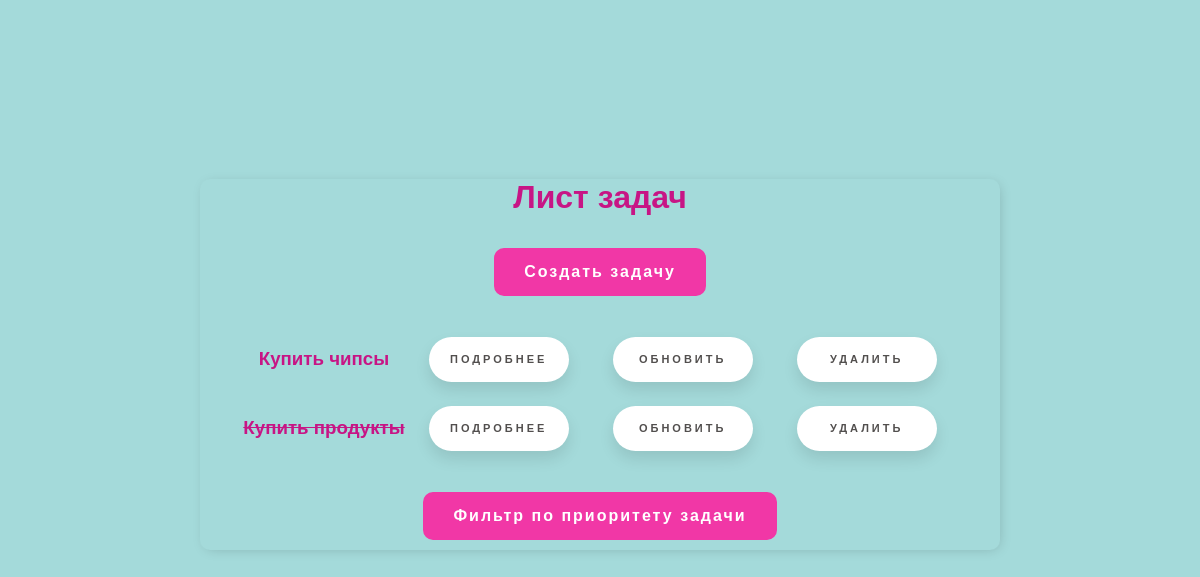
Before: / with the older database file.
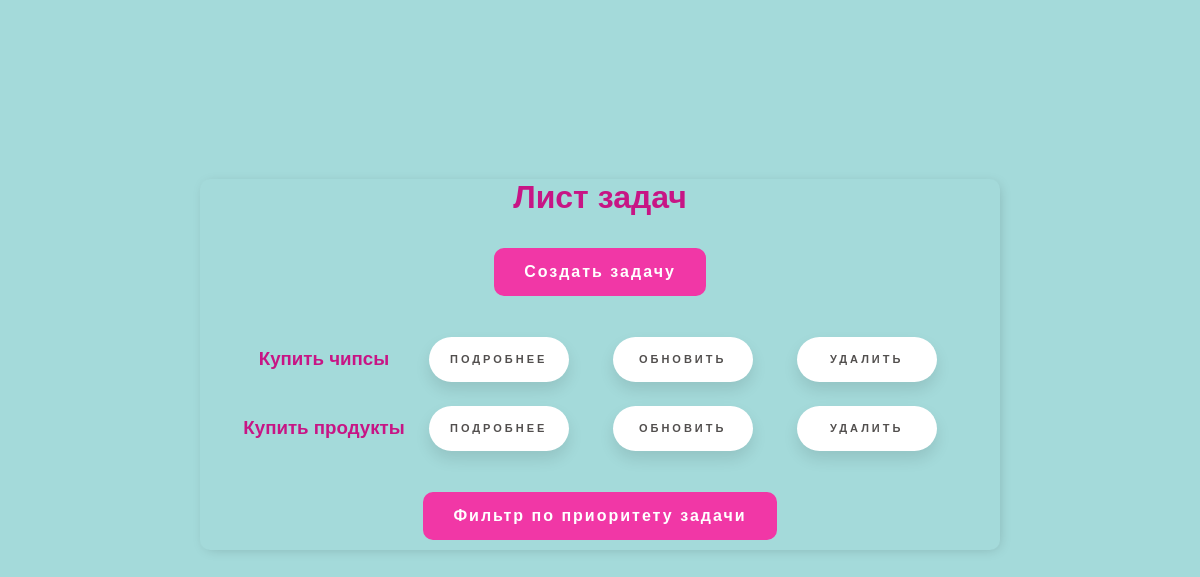
After: the same page with the newer database file.
### todoapp/models.py (models this page shows, shortened)
class Task(models.Model):
    title = models.CharField('Название', max_length=200)
    description = models.TextField('Описание', null=True, blank=True)
    complete = models.BooleanField('Выполнение', default=False)
    created = models.DateTimeField('Создана', auto_now_add=True)
    PRIORITY_CHOISES = (('Высокий', 'Высокий'), ('Средний', 'Средний'), ('Низкий', 'Низкий'))
    priority = models.CharField('Приоритет', max_length=10, choices=PRIORITY_CHOISES, null=True)
    class Meta:
        ordering = ['priority']

### todoapp/views.py (the view)
# urls.py: path('', TaskList.as_view(), name='tasklist'),
class TaskList(ListView):
    model = Task
    context_object_name = 'tasks'

### todoapp/templates/todoapp/task_list.html
{% extends 'todoapp/main.html' %}
{% block content %}
<center><h1>Лист задач</h1></center>
<center><td><a href="{% url 'taskcreate' %}" class="glow-button">Создать задачу</a></td></center><br>
<center><table>
    {% for task in tasks %}
        {% if task.complete %}
            <tr>
                <th><h3><s>{{task.title}}</s></h3></th>
        {% else %}
                <th><h3>{{task.title}}</h3></th>
        {% endif %}
                <td><a href="{% url 'taskdetail' task.id %}" class="floating-button">Подробнее</a></td>
                <td><a href="{% url 'taskupdate' task.id %}" class="floating-button">Обновить</a></td>
                <td><a href="{% url 'taskdelete' task.id %}" class="floating-button">Удалить</a></td>
            </tr>
    {% empty %}
    <h3>Нет задач</h3>
    {% endfor %}
</table>
</center><br>
<center><a href="filter_form" class="glow-button">Фильтр по приоритету задачи</a></center>
{% endblock content %}

Changed rows visible on the page:
changed Task "Купить продукты": complete True → False (drawn)
